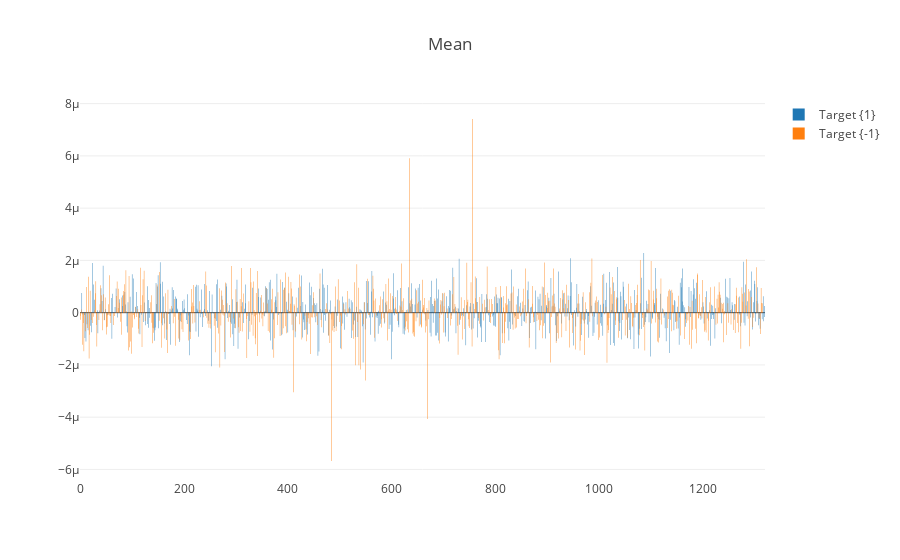

Notebook cell for this chart:
### Code cell
plt.figure(figsize = (10, 10))
plotly_compare_df(df_r,df_m,column='Mean')

### Figure 1 — Plotly figure (JSON) as saved in the notebook; plotly's stock layout.template omitted (floating-point values rounded to 4 significant figures; data arrays with more than 128 entries replaced by an {"elided": "..."} marker saying what was removed)
{"data": [{"name": "Target {1} ", "type": "bar", "uid": "b7db9fee-ce6b-11e8-9c79-c36ea3b335f0", "x": {"elided": "639 int values"}, "y": {"elided": "639 float values"}}, {"name": "Target {-1} ", "type": "bar", "uid": "b7dba1c4-ce6b-11e8-9c79-c36ea3b335f0", "x": {"elided": "681 int values"}, "y": {"elided": "681 float values"}}], "layout": {"title": "Mean"}}
